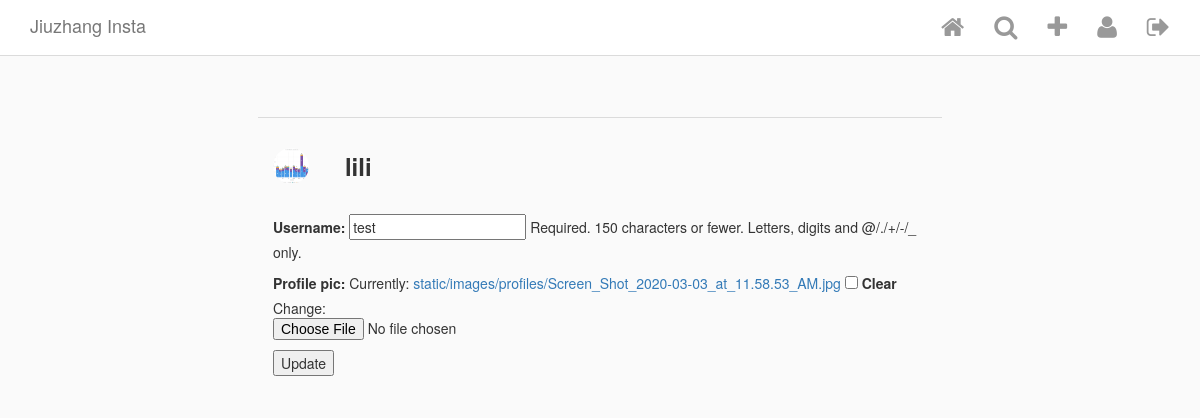
Screenshot of /insta/user/update/2 (signed in) with the database file from the repository.
### Insta/models.py (models this page shows, shortened)
class InstaUser(AbstractUser):
    profile_pic = ProcessedImageField(
        upload_to = 'static/images/profiles',
        format = 'JPEG',
        options = {'quality': 100},
        blank = True,
        null = True
    ) # need to specify AUTH_USER_MODEL in settings.py

### Insta/views.py (the view)
# urls.py: path('user/update/<int:pk>', UserUpdateView.as_view(), name='edit_profile'),
class UserUpdateView(LoginRequiredMixin, UpdateView):
    model = InstaUser
    template_name = 'user_update.html'
    fields = ['username', 'profile_pic']
    login_url = 'login'

### Insta/templatetags/custom_tags.py (called while the page is built)
@register.simple_tag(takes_context=True)
def active(context, pattern_or_urlname):
    try:
        pattern = reverse(pattern_or_urlname)
    except NoReverseMatch:
        pattern = pattern_or_urlname
    path = context['request'].path
    if re.search(pattern, path):
        return 'active'
    return ''

### templates/user_update.html (shortened to what this page needs)
{% extends 'base.html' %}
{% block content %}
<div class = 'row profile-settings'>
    <div class = 'col-xs-12'>
        <div class = 'profile-pic-name'>
            {% if user.profile_pic %}
                <img class='picture-circle--medium' src='/{{user.profile_pic}}'>
            {% endif %}
            <span class='username'>{{user.username}}</span>
        </div>
        <form action="" method="post" enctype="multipart/form-data">
            {{ form.as_p}}
            <button type="submit">Update</button>
        </form>
    </div>
</div>
{% endblock content %}

### static/css/style.css (style rules this page uses)
html { height: 100%; }
body { min-height: 100%; background-color: #fafafa; }
.picture-circle, .picture-circle--medium, .picture-circle--small { border-radius: 100%; width: 150px; height: 150px; }
.picture-circle--medium { width: 36px; height: 36px; }
@media screen and (min-width: 768px) { .profile-settings, .auth-form { max-width: 60%; margin: 0 auto; border-top: none; } }
.profile-settings { margin-top: 60px; border-top: 1px solid #dbdbdb; }
.profile-pic-name { padding: 30px 0; }
.profile-pic-name span { font-size: 24px; font-weight: bold; vertical-align: middle; margin-left: 32px; }

### rows the page displays
InstaUser: profile_pic (picture), username "lili"
InstaUser: username "test"
